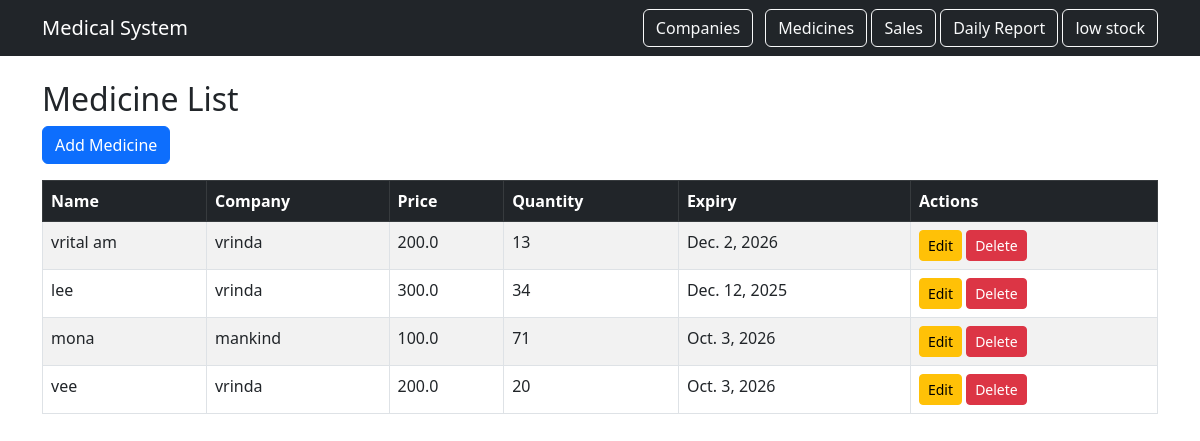
Before: /medicines/ with the older database file.
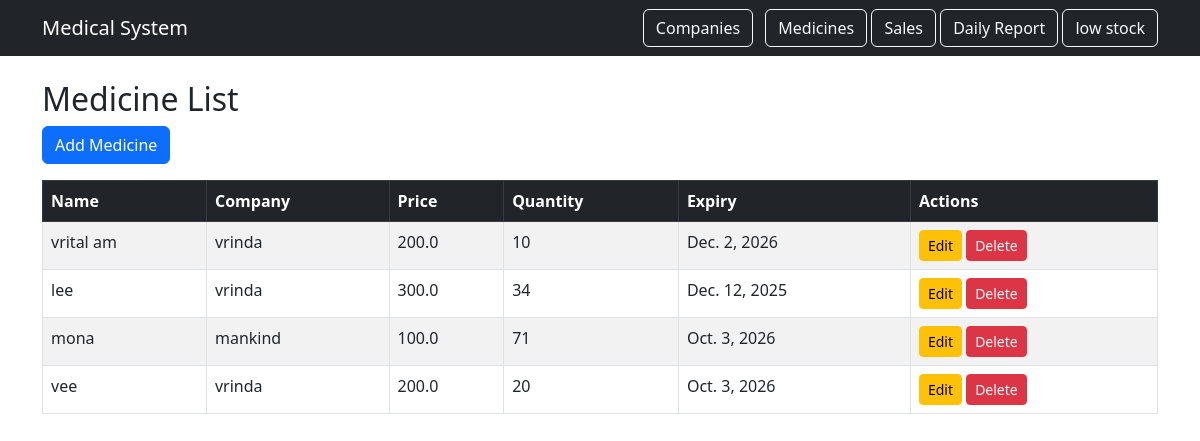
After: the same page with the newer database file.
### medicines/models.py (models this page shows, shortened)
class Medicine(models.Model):
    name = models.CharField(max_length=100)
    company = models.ForeignKey(Company, on_delete=models.CASCADE)
    price = models.FloatField()
    quantity = models.IntegerField()
    expiry_date = models.DateField()
    gst = models.FloatField(default=0)

class Company(models.Model):
    name = models.CharField(max_length=100)
    phone = models.CharField(max_length=15)
    address = models.TextField()

### medicines/views.py (the view)
# urls.py: path('medicines/', views.medicine_list, name='medicine_list'),
def medicine_list(request):
    medicines = Medicine.objects.select_related('company').all()
    return render(request, 'medicines/medicine_list.html', {'medicines': medicines})

### templates/medicines/medicine_list.html
{% extends 'base.html' %}
{% block content %}
<h2>Medicine List</h2>
<a class="btn btn-primary mb-3" href="{% url 'medicine_create' %}">Add Medicine</a>
<table class="table table-bordered table-striped">
    <thead class="table-dark">
        <tr>
            <th>Name</th>
            <th>Company</th>
            <th>Price</th>
            <th>Quantity</th>
            <th>Expiry</th>
            <th>Actions</th>
        </tr>
    </thead>
    <tbody>
        {% for medicine in medicines %}
        <tr>
            <td>{{ medicine.name }}</td>
            <td>{{ medicine.company.name }}</td>
            <td>{{ medicine.price }}</td>
            <td>{{ medicine.quantity }}</td>
            <td>{{ medicine.expiry_date }}</td>
            <td>
                <a class="btn btn-warning btn-sm" href="{% url 'medicine_update' medicine.pk %}">Edit</a>
                <a class="btn btn-danger btn-sm" href="{% url 'medicine_delete' medicine.pk %}">Delete</a>
            </td>
        </tr>
        {% endfor %}
    </tbody>
</table>
{% endblock %}

Changed rows visible on the page:
changed Medicine "vrital am": quantity "13" → "10"
